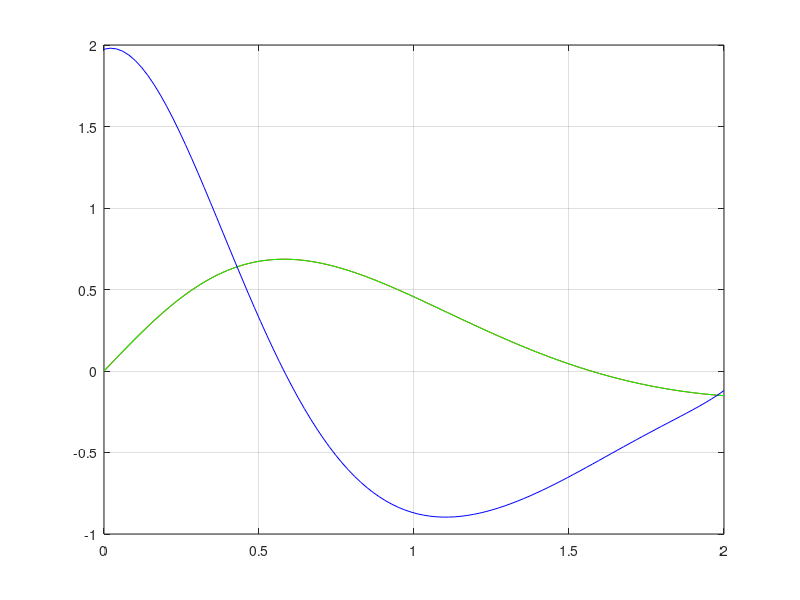

The MATLAB source for this figure:
% Esercizio 04

% Dati [parte 1]
f = @(x) (2*sin(x).*cos(x))./(1 + x.^2);
x = linspace(0,2,10);
z = linspace(0,2,100);

% Richieste [parte 1]
p = polyfit(x,f(x),length(x)-1);
E = max(abs(f(z) - polyval(p,z)))

% Dati [parte 2]

% Richieste [parte 2]
dp = polyder(p);
dproots = roots(dp)

plot(z,polyval(p,z),"r")
hold on

plot(z,f(z),"g")
plot(z,polyval(dp,z),"b")
grid on
